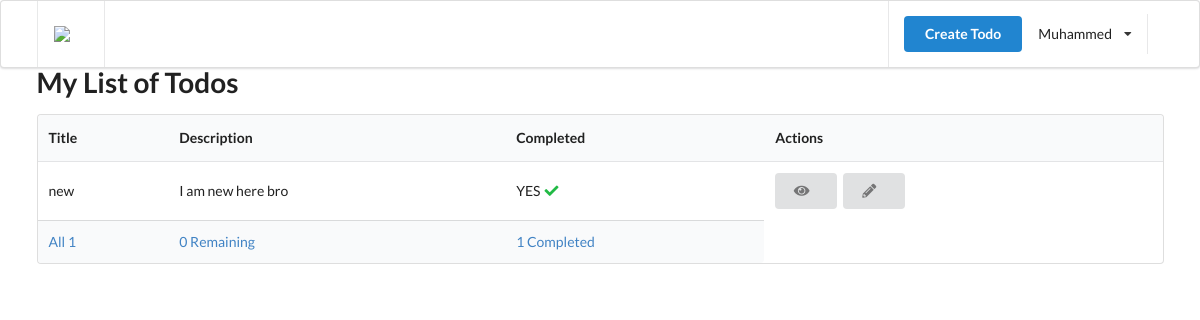
/ (signed in), run on an earlier commit of the app's database.
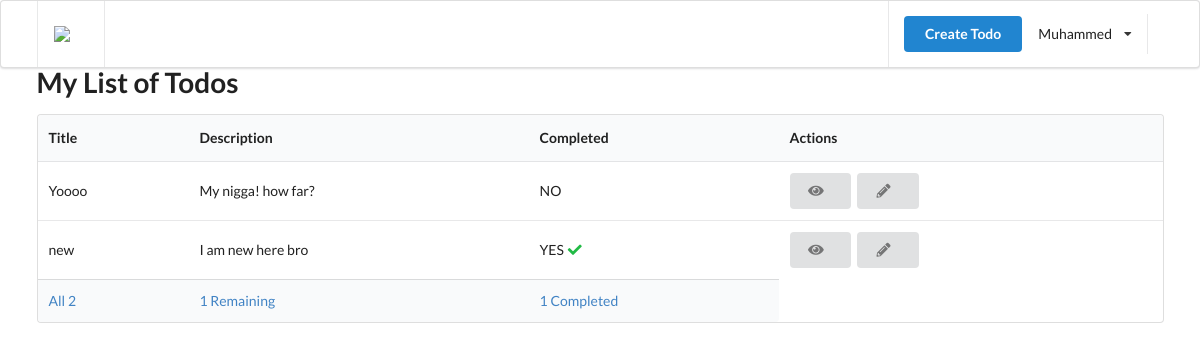
And on a later commit of the database.
### todo/models.py (models this page shows, shortened)
class Todo(TrackingModel):
    title = models.CharField(max_length=255)
    description = models.TextField()
    is_completed = models.BooleanField(default=False)
    owner = models.ForeignKey(to=User, on_delete=models.CASCADE)

### todo/views.py (the view)
# urls.py: path('', index, name='home'),
def index(request):
    todos = Todo.objects.filter(owner=request.user)
    completed_count = todos.filter(is_completed=True).count()
    incomplete_count = todos.filter(is_completed=False).count()
    all_count = todos.count()
    context = {'todos': get_showing_todos(request, todos), 'all_count': all_count,
                'completed_count': completed_count, 'incomplete_count': incomplete_count}
    return render(request, 'todo/index.html', context)

### todo/views.py (called while the page is built)
def get_showing_todos(request, todos):
    if request.GET and request.GET('filter'):
        if request.GET.get('filter')=='complete':
            return todos.filter(is_completed=True)
        if request.GET.get('filter')=='incomplete':
            return todos.filter(is_completed=False)
    return todos

### templates/todo/index.html (shortened to what this page needs)
{% extends '_partials/base.html' %}
{% block content %}
{% load static %}
        <h1 class="ui header">My List of Todos</h1>
    {% if todos %}
    <table class="ui table">
        <thead>
            <tr>
                <th>Title</th>
                <th>Description</th>
                <th>Completed</th>
                <th>Actions</th>
            </tr>
        </thead>
        <tbody>
            {% for todo in todos %}
            <tr>
                <td>{{todo.title}}</td>
                <td>{{todo.description}}</td>
                <td>
                    {% if todo.is_completed %}
                    YES <i class="check icon green"></i>
                    {% else %}
                    NO
                    {% endif %}
                </td>
                <td>
                    <a href={% url 'todo' todo.pk %} class="ui button">
                        <i class="eye icon"></i>
                    </a>
                    <a href={% url 'todo-edit' todo.pk %} class="ui button">
                        <i class="pencil icon"></i>
                    </a>
                </td>
            </tr>
            {% endfor %}
        </tbody>
        <tfoot>
            <tr>
                <th>
                    <a href="?filter=all">All {{all_count}}</a>
                </th>
                <th>
                    <a href="?filter=incomplete">
                        {{incomplete_count}} Remaining
                    </a>
                </th>
                <th>
                    <a href="?filter=complete">
                        {{completed_count}} Completed
                    </a>
                </th>
            </tr>
        </tfoot>
    </table>
    {% endif %}
        {% endblock content %}

What changed in the data, as far as the page shows it:
added Todo: title "Yoooo", description "My nigga! how far?"
Also different on the page:
{{ all_count }}: "1" → "2"
{{ incomplete_count }}: "0" → "1"
